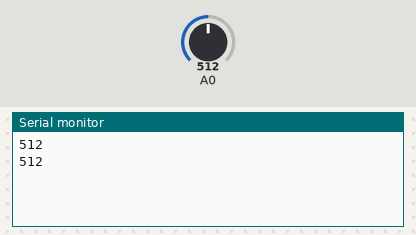
Recording of a sketch running on a simulated Arduino Uno, built with avr-gcc and run on an emulated ATmega328P. Shown: the last lines printed to the serial monitor. The test bench sets the inputs (shaded band); at power-on: A0 = 512.

Above: at 1.8 s.
1.9 s: A0 set to 716
At 2.8 s:
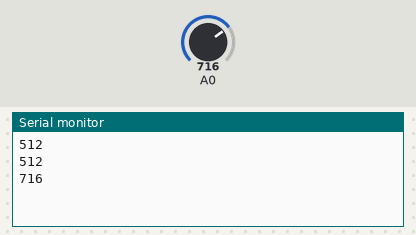
3.4 s: A0 set to 900
At 4.8 s:
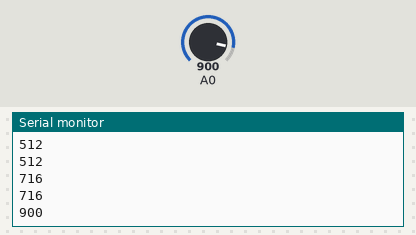
Timing chart, 0 to 6.4 s (numbered marks = the images above; inputs shaded):
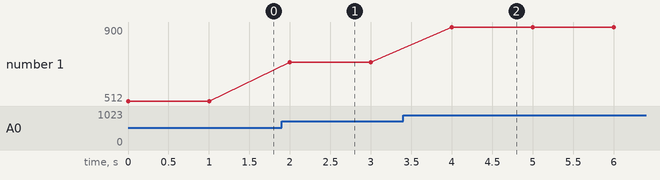

Measured:
- after the input at 1.9 s, the serial monitor: prints a new line after 0.10 s (image 1)
- after the input at 3.4 s, the serial monitor: prints a new line after 0.60 s (image 2)
- plotted number 1: 512 → 716 after the input at 1.9 s, 716 → 900 after the input at 3.4 s

The sketch:

ArduinoSendData.ino
```cpp
int a = 0;

void setup()
{
  //
  // start the serial port
  //
  long baudRate = 9600;       // NOTE1: The baudRate for sending & receiving programs must match
  Serial.begin(baudRate);     // NOTE2: Set the baudRate to 115200 for faster communication
}

void loop()
{

    a = analogRead(A0);
    Serial.println(a);


    //
    // delay after sending data so the serial connection is not over run
    //
    delay(1000);
}
```
